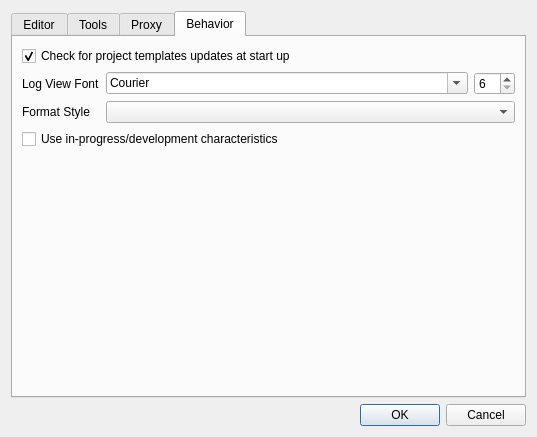
<?xml version="1.0" encoding="UTF-8"?>
<ui version="4.0">
 <class>ConfigDialog</class>
 <widget class="QDialog" name="ConfigDialog">
  <property name="geometry">
   <rect>
    <x>0</x>
    <y>0</y>
    <width>537</width>
    <height>437</height>
   </rect>
  </property>
  <property name="windowTitle">
   <string>Configuration</string>
  </property>
  <layout class="QVBoxLayout" name="verticalLayout">
   <item>
    <widget class="QTabWidget" name="tabWidget">
     <property name="currentIndex">
      <number>3</number>
     </property>
     <widget class="QWidget" name="tab">
      <attribute name="title">
       <string>Editor</string>
      </attribute>
      <layout class="QGridLayout" name="gridLayout">
       <item row="5" column="0" colspan="3">
        <widget class="QSpinBox" name="spinTabWidth">
         <property name="suffix">
          <string> spaces</string>
         </property>
         <property name="prefix">
          <string>Tab width is </string>
         </property>
         <property name="minimum">
          <number>1</number>
         </property>
         <property name="maximum">
          <number>80</number>
         </property>
         <property name="value">
          <number>4</number>
         </property>
        </widget>
       </item>
       <item row="0" column="1">
        <widget class="QFontComboBox" name="fontComboBox">
         <property name="sizePolicy">
          <sizepolicy hsizetype="Expanding" vsizetype="Fixed">
           <horstretch>0</horstretch>
           <verstretch>0</verstretch>
          </sizepolicy>
         </property>
        </widget>
       </item>
       <item row="4" column="0" colspan="3">
        <widget class="QCheckBox" name="checkBox_replaceTabsWithSpaces">
         <property name="text">
          <string>Replace tabs with spaces</string>
         </property>
        </widget>
       </item>
       <item row="0" column="0">
        <widget class="QLabel" name="label_4">
         <property name="sizePolicy">
          <sizepolicy hsizetype="Maximum" vsizetype="Preferred">
           <horstretch>0</horstretch>
           <verstretch>0</verstretch>
          </sizepolicy>
         </property>
         <property name="text">
          <string>Editor Font</string>
         </property>
        </widget>
       </item>
       <item row="1" column="1" colspan="2">
        <widget class="QComboBox" name="colorStyleComboBox">
         <property name="sizePolicy">
          <sizepolicy hsizetype="Expanding" vsizetype="Fixed">
           <horstretch>0</horstretch>
           <verstretch>0</verstretch>
          </sizepolicy>
         </property>
        </widget>
       </item>
       <item row="0" column="2">
        <widget class="QSpinBox" name="fontSpinBox">
         <property name="minimum">
          <number>6</number>
         </property>
         <property name="maximum">
          <number>72</number>
         </property>
        </widget>
       </item>
       <item row="1" column="0">
        <widget class="QLabel" name="label_2">
         <property name="sizePolicy">
          <sizepolicy hsizetype="Maximum" vsizetype="Preferred">
           <horstretch>0</horstretch>
           <verstretch>0</verstretch>
          </sizepolicy>
         </property>
         <property name="text">
          <string>Color style</string>
         </property>
        </widget>
       </item>
       <item row="3" column="0" colspan="3">
        <widget class="QCheckBox" name="checkBox_saveOnAction">
         <property name="text">
          <string>Save editor contents on target action</string>
         </property>
        </widget>
       </item>
       <item row="2" column="0" colspan="3">
        <widget class="CodeEditor" name="codeEditor" native="true"/>
       </item>
      </layout>
     </widget>
     <widget class="QWidget" name="tab_2">
      <attribute name="title">
       <string>Tools</string>
      </attribute>
      <layout class="QGridLayout" name="gridLayout_3">
       <item row="0" column="3">
        <widget class="QToolButton" name="projectPathSetButton">
         <property name="icon">
          <iconset resource="../resources/resources.qrc">
           <normaloff>:/images/document-open.svg</normaloff>:/images/document-open.svg</iconset>
         </property>
        </widget>
       </item>
       <item row="0" column="0">
        <widget class="QLabel" name="label">
         <property name="text">
          <string>Default project path</string>
         </property>
         <property name="alignment">
          <set>Qt::AlignRight|Qt::AlignTrailing|Qt::AlignVCenter</set>
         </property>
        </widget>
       </item>
       <item row="1" column="0">
        <widget class="QLabel" name="label_3">
         <property name="text">
          <string>Project templates path</string>
         </property>
         <property name="alignment">
          <set>Qt::AlignRight|Qt::AlignTrailing|Qt::AlignVCenter</set>
         </property>
        </widget>
       </item>
       <item row="4" column="0" colspan="4">
        <widget class="QGroupBox" name="groupBox_2">
         <property name="title">
          <string>Additional PATHs</string>
         </property>
         <layout class="QGridLayout" name="gridLayout_2">
          <item row="0" column="0" rowspan="3">
           <widget class="QListView" name="additionalPathList"/>
          </item>
          <item row="0" column="1">
           <widget class="QToolButton" name="tbPathAdd">
            <property name="text">
             <string>...</string>
            </property>
            <property name="icon">
             <iconset resource="../resources/resources.qrc">
              <normaloff>:/images/actions/list-add.svg</normaloff>:/images/actions/list-add.svg</iconset>
            </property>
            <property name="iconSize">
             <size>
              <width>32</width>
              <height>32</height>
             </size>
            </property>
           </widget>
          </item>
          <item row="1" column="1">
           <widget class="QToolButton" name="tbPathRm">
            <property name="text">
             <string>...</string>
            </property>
            <property name="icon">
             <iconset resource="../resources/resources.qrc">
              <normaloff>:/images/actions/list-remove.svg</normaloff>:/images/actions/list-remove.svg</iconset>
            </property>
            <property name="iconSize">
             <size>
              <width>32</width>
              <height>32</height>
             </size>
            </property>
           </widget>
          </item>
          <item row="2" column="1">
           <spacer name="verticalSpacer">
            <property name="orientation">
             <enum>Qt::Vertical</enum>
            </property>
            <property name="sizeHint" stdset="0">
             <size>
              <width>20</width>
              <height>177</height>
             </size>
            </property>
           </spacer>
          </item>
         </layout>
        </widget>
       </item>
       <item row="1" column="1" colspan="2">
        <widget class="QLineEdit" name="projectTemplatesPath"/>
       </item>
       <item row="0" column="1" colspan="2">
        <widget class="QLineEdit" name="projectPath"/>
       </item>
       <item row="1" column="3">
        <widget class="QToolButton" name="projectTemplatesPathChange">
         <property name="icon">
          <iconset resource="../resources/resources.qrc">
           <normaloff>:/images/document-open.svg</normaloff>:/images/document-open.svg</iconset>
         </property>
        </widget>
       </item>
       <item row="2" column="1" colspan="2">
        <widget class="QLineEdit" name="templateUrl"/>
       </item>
       <item row="2" column="3">
        <widget class="QToolButton" name="projectTemplatesDownload">
         <property name="icon">
          <iconset resource="../resources/resources.qrc">
           <normaloff>:/images/edit-download.svg</normaloff>:/images/edit-download.svg</iconset>
         </property>
        </widget>
       </item>
       <item row="2" column="0">
        <widget class="QLabel" name="label_5">
         <property name="text">
          <string>Remote template URL</string>
         </property>
         <property name="alignment">
          <set>Qt::AlignRight|Qt::AlignTrailing|Qt::AlignVCenter</set>
         </property>
        </widget>
       </item>
      </layout>
     </widget>
     <widget class="QWidget" name="proxySettings">
      <attribute name="title">
       <string>Proxy</string>
      </attribute>
      <layout class="QGridLayout" name="gridLayout_5">
       <item row="0" column="0">
        <widget class="QGroupBox" name="groupBox_3">
         <property name="title">
          <string>HTTP proxy for network access</string>
         </property>
         <layout class="QFormLayout" name="formLayout">
          <item row="0" column="0">
           <layout class="QVBoxLayout" name="verticalLayout_2">
            <item>
             <widget class="QRadioButton" name="noProxy">
              <property name="text">
               <string>None</string>
              </property>
             </widget>
            </item>
            <item>
             <widget class="QRadioButton" name="systemProxy">
              <property name="text">
               <string>System proxy</string>
              </property>
             </widget>
            </item>
            <item>
             <widget class="QRadioButton" name="userProxy">
              <property name="text">
               <string>Custom proxy</string>
              </property>
             </widget>
            </item>
           </layout>
          </item>
          <item row="3" column="0">
           <widget class="QGroupBox" name="groupBox">
            <property name="title">
             <string>Proxy authentication</string>
            </property>
            <layout class="QGridLayout" name="gridLayout_4">
             <item row="0" column="0">
              <layout class="QVBoxLayout" name="verticalLayout_3">
               <item>
                <widget class="QCheckBox" name="useAutentication">
                 <property name="enabled">
                  <bool>false</bool>
                 </property>
                 <property name="text">
                  <string>With credentials</string>
                 </property>
                </widget>
               </item>
               <item>
                <layout class="QHBoxLayout" name="horizontalLayout_2">
                 <item>
                  <widget class="QLabel" name="labelUsername">
                   <property name="text">
                    <string>Username</string>
                   </property>
                  </widget>
                 </item>
                 <item>
                  <spacer name="horizontalSpacer">
                   <property name="orientation">
                    <enum>Qt::Horizontal</enum>
                   </property>
                   <property name="sizeHint" stdset="0">
                    <size>
                     <width>40</width>
                     <height>20</height>
                    </size>
                   </property>
                  </spacer>
                 </item>
                 <item>
                  <widget class="QLineEdit" name="username">
                   <property name="enabled">
                    <bool>false</bool>
                   </property>
                   <property name="echoMode">
                    <enum>QLineEdit::Normal</enum>
                   </property>
                  </widget>
                 </item>
                </layout>
               </item>
               <item>
                <layout class="QHBoxLayout" name="horizontalLayout_3">
                 <item>
                  <widget class="QLabel" name="labelPassword">
                   <property name="text">
                    <string>Password</string>
                   </property>
                  </widget>
                 </item>
                 <item>
                  <spacer name="horizontalSpacer_2">
                   <property name="orientation">
                    <enum>Qt::Horizontal</enum>
                   </property>
                   <property name="sizeHint" stdset="0">
                    <size>
                     <width>40</width>
                     <height>20</height>
                    </size>
                   </property>
                  </spacer>
                 </item>
                 <item>
                  <widget class="QLineEdit" name="password">
                   <property name="enabled">
                    <bool>false</bool>
                   </property>
                   <property name="echoMode">
                    <enum>QLineEdit::Password</enum>
                   </property>
                  </widget>
                 </item>
                </layout>
               </item>
              </layout>
             </item>
            </layout>
           </widget>
          </item>
          <item row="1" column="0">
           <layout class="QHBoxLayout" name="horizontalLayout">
            <item>
             <widget class="QLabel" name="labelHost">
              <property name="text">
               <string>Host</string>
              </property>
             </widget>
            </item>
            <item>
             <widget class="QLineEdit" name="proxyHost">
              <property name="enabled">
               <bool>false</bool>
              </property>
              <property name="text">
               <string>localhost</string>
              </property>
             </widget>
            </item>
            <item>
             <widget class="QLabel" name="labelPort">
              <property name="text">
               <string>Port</string>
              </property>
             </widget>
            </item>
            <item>
             <widget class="QLineEdit" name="proxyPort">
              <property name="enabled">
               <bool>false</bool>
              </property>
              <property name="text">
               <string>3128</string>
              </property>
             </widget>
            </item>
           </layout>
          </item>
          <item row="2" column="0">
           <spacer name="verticalSpacer_2">
            <property name="orientation">
             <enum>Qt::Vertical</enum>
            </property>
            <property name="sizeHint" stdset="0">
             <size>
              <width>20</width>
              <height>40</height>
             </size>
            </property>
           </spacer>
          </item>
         </layout>
        </widget>
       </item>
      </layout>
     </widget>
     <widget class="QWidget" name="behavior">
      <attribute name="title">
       <string>Behavior</string>
      </attribute>
      <layout class="QGridLayout" name="gridLayout_6">
       <item row="4" column="0" colspan="3">
        <spacer name="verticalSpacer_3">
         <property name="orientation">
          <enum>Qt::Vertical</enum>
         </property>
         <property name="sizeHint" stdset="0">
          <size>
           <width>20</width>
           <height>40</height>
          </size>
         </property>
        </spacer>
       </item>
       <item row="0" column="0" colspan="3">
        <widget class="QCheckBox" name="autoUpdateProjectTmplates">
         <property name="text">
          <string>Check for project templates updates at start up</string>
         </property>
         <property name="checked">
          <bool>true</bool>
         </property>
        </widget>
       </item>
       <item row="2" column="1" colspan="2">
        <widget class="QComboBox" name="formatterStyles"/>
       </item>
       <item row="1" column="2">
        <widget class="QSpinBox" name="logFontSpinBox">
         <property name="minimum">
          <number>6</number>
         </property>
         <property name="maximum">
          <number>72</number>
         </property>
        </widget>
       </item>
       <item row="1" column="0">
        <widget class="QLabel" name="label_6">
         <property name="sizePolicy">
          <sizepolicy hsizetype="Maximum" vsizetype="Preferred">
           <horstretch>0</horstretch>
           <verstretch>0</verstretch>
          </sizepolicy>
         </property>
         <property name="text">
          <string>Log View Font</string>
         </property>
        </widget>
       </item>
       <item row="2" column="0">
        <widget class="QLabel" name="label_7">
         <property name="text">
          <string>Format Style</string>
         </property>
        </widget>
       </item>
       <item row="1" column="1">
        <widget class="QFontComboBox" name="logFontComboBox">
         <property name="sizePolicy">
          <sizepolicy hsizetype="Expanding" vsizetype="Fixed">
           <horstretch>0</horstretch>
           <verstretch>0</verstretch>
          </sizepolicy>
         </property>
         <property name="fontFilters">
          <set>QFontComboBox::MonospacedFonts</set>
         </property>
        </widget>
       </item>
       <item row="3" column="0" colspan="3">
        <widget class="QCheckBox" name="useDevelopment">
         <property name="text">
          <string>Use in-progress/development characteristics</string>
         </property>
        </widget>
       </item>
      </layout>
     </widget>
    </widget>
   </item>
   <item>
    <widget class="QDialogButtonBox" name="buttonBox">
     <property name="orientation">
      <enum>Qt::Horizontal</enum>
     </property>
     <property name="standardButtons">
      <set>QDialogButtonBox::Cancel|QDialogButtonBox::Ok</set>
     </property>
    </widget>
   </item>
  </layout>
 </widget>
 <customwidgets>
  <customwidget>
   <class>CodeEditor</class>
   <extends>QWidget</extends>
   <header>codeeditor.h</header>
   <container>1</container>
  </customwidget>
 </customwidgets>
 <resources>
  <include location="../resources/resources.qrc"/>
 </resources>
 <connections>
  <connection>
   <sender>buttonBox</sender>
   <signal>accepted()</signal>
   <receiver>ConfigDialog</receiver>
   <slot>accept()</slot>
   <hints>
    <hint type="sourcelabel">
     <x>236</x>
     <y>427</y>
    </hint>
    <hint type="destinationlabel">
     <x>157</x>
     <y>274</y>
    </hint>
   </hints>
  </connection>
  <connection>
   <sender>buttonBox</sender>
   <signal>rejected()</signal>
   <receiver>ConfigDialog</receiver>
   <slot>reject()</slot>
   <hints>
    <hint type="sourcelabel">
     <x>304</x>
     <y>427</y>
    </hint>
    <hint type="destinationlabel">
     <x>286</x>
     <y>274</y>
    </hint>
   </hints>
  </connection>
  <connection>
   <sender>useAutentication</sender>
   <signal>toggled(bool)</signal>
   <receiver>username</receiver>
   <slot>setEnabled(bool)</slot>
   <hints>
    <hint type="sourcelabel">
     <x>268</x>
     <y>214</y>
    </hint>
    <hint type="destinationlabel">
     <x>303</x>
     <y>267</y>
    </hint>
   </hints>
  </connection>
  <connection>
   <sender>useAutentication</sender>
   <signal>toggled(bool)</signal>
   <receiver>password</receiver>
   <slot>setEnabled(bool)</slot>
   <hints>
    <hint type="sourcelabel">
     <x>268</x>
     <y>214</y>
    </hint>
    <hint type="destinationlabel">
     <x>301</x>
     <y>349</y>
    </hint>
   </hints>
  </connection>
  <connection>
   <sender>userProxy</sender>
   <signal>toggled(bool)</signal>
   <receiver>proxyHost</receiver>
   <slot>setEnabled(bool)</slot>
   <hints>
    <hint type="sourcelabel">
     <x>268</x>
     <y>106</y>
    </hint>
    <hint type="destinationlabel">
     <x>161</x>
     <y>160</y>
    </hint>
   </hints>
  </connection>
  <connection>
   <sender>userProxy</sender>
   <signal>toggled(bool)</signal>
   <receiver>proxyPort</receiver>
   <slot>setEnabled(bool)</slot>
   <hints>
    <hint type="sourcelabel">
     <x>268</x>
     <y>106</y>
    </hint>
    <hint type="destinationlabel">
     <x>409</x>
     <y>160</y>
    </hint>
   </hints>
  </connection>
  <connection>
   <sender>userProxy</sender>
   <signal>toggled(bool)</signal>
   <receiver>useAutentication</receiver>
   <slot>setEnabled(bool)</slot>
   <hints>
    <hint type="sourcelabel">
     <x>268</x>
     <y>106</y>
    </hint>
    <hint type="destinationlabel">
     <x>268</x>
     <y>214</y>
    </hint>
   </hints>
  </connection>
  <connection>
   <sender>userProxy</sender>
   <signal>toggled(bool)</signal>
   <receiver>groupBox</receiver>
   <slot>setEnabled(bool)</slot>
   <hints>
    <hint type="sourcelabel">
     <x>75</x>
     <y>126</y>
    </hint>
    <hint type="destinationlabel">
     <x>168</x>
     <y>232</y>
    </hint>
   </hints>
  </connection>
  <connection>
   <sender>useAutentication</sender>
   <signal>toggled(bool)</signal>
   <receiver>labelUsername</receiver>
   <slot>setEnabled(bool)</slot>
   <hints>
    <hint type="sourcelabel">
     <x>97</x>
     <y>212</y>
    </hint>
    <hint type="destinationlabel">
     <x>66</x>
     <y>239</y>
    </hint>
   </hints>
  </connection>
  <connection>
   <sender>useAutentication</sender>
   <signal>toggled(bool)</signal>
   <receiver>labelPassword</receiver>
   <slot>setEnabled(bool)</slot>
   <hints>
    <hint type="sourcelabel">
     <x>97</x>
     <y>212</y>
    </hint>
    <hint type="destinationlabel">
     <x>64</x>
     <y>267</y>
    </hint>
   </hints>
  </connection>
  <connection>
   <sender>userProxy</sender>
   <signal>toggled(bool)</signal>
   <receiver>labelHost</receiver>
   <slot>setEnabled(bool)</slot>
   <hints>
    <hint type="sourcelabel">
     <x>168</x>
     <y>126</y>
    </hint>
    <hint type="destinationlabel">
     <x>38</x>
     <y>155</y>
    </hint>
   </hints>
  </connection>
  <connection>
   <sender>userProxy</sender>
   <signal>toggled(bool)</signal>
   <receiver>labelPort</receiver>
   <slot>setEnabled(bool)</slot>
   <hints>
    <hint type="sourcelabel">
     <x>168</x>
     <y>126</y>
    </hint>
    <hint type="destinationlabel">
     <x>185</x>
     <y>155</y>
    </hint>
   </hints>
  </connection>
 </connections>
 <slots>
  <signal>refreshEditor()</signal>
 </slots>
</ui>
